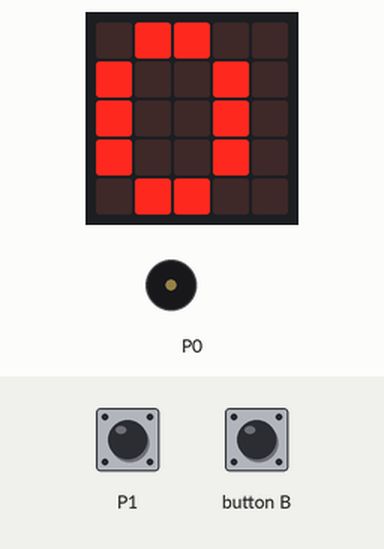
A program run on a simulated BBC micro:bit (MakeCode). Parts: the board's 5×5 LED display, buzzer (waves = sounding). The inputs (shaded band) are chosen by the test bench.

Above: at 1.2 s.
1.3 s: touch pin P1 pressed for 0.15 s
At 1.9 s:
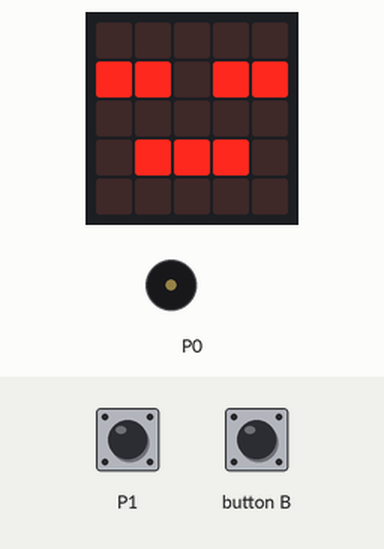
2.0 s: touch pin P1 pressed for 0.15 s
At 7.38 s:
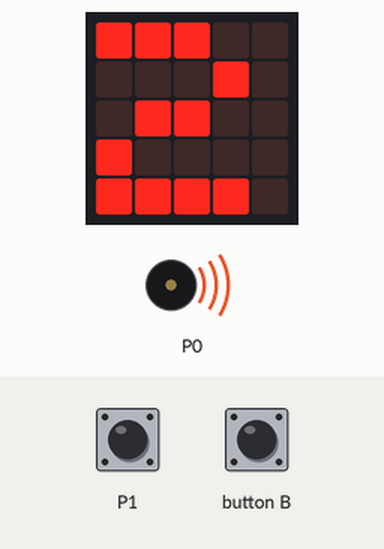
Timing chart, 0 to 8.7 s (numbered marks = the images above; inputs shaded):
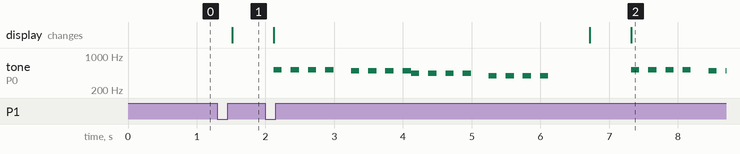

The program:

main.ts
```typescript
input.onButtonPressed(Button.B, function () {

})
input.onPinPressed(TouchPin.P1, function () {
    teller += 1
    basic.showIcon(IconNames.Asleep)
    music.playMelody("C5 - C5 - C5 - C5 - ", 500)
    music.playMelody("- B - B - B - B ", 500)
    music.playMelody("A - A - A - A - ", 500)
    music.playMelody("- G - G - G - G ", 500)
})
let teller = 0
music.setVolume(101)
basic.forever(function () {
    basic.showNumber(teller)
})
```

test.ts
```typescript
// tests gaan hier; deze zal niet worden gecompileerd wanneer dit pakket wordt gebruikt als extensie.
```

Measured:
- after the input at 1.3 s, the display: changes after 0.22 s (image 1)
- by itself, tone on P0: plays 523 Hz for 0.12 s, 523 Hz for 0.12 s, 523 Hz for 0.12 s, 523 Hz for 0.12 s, 494 Hz for 0.12 s, 494 Hz for 0.12 s … (22 notes in this stretch)
